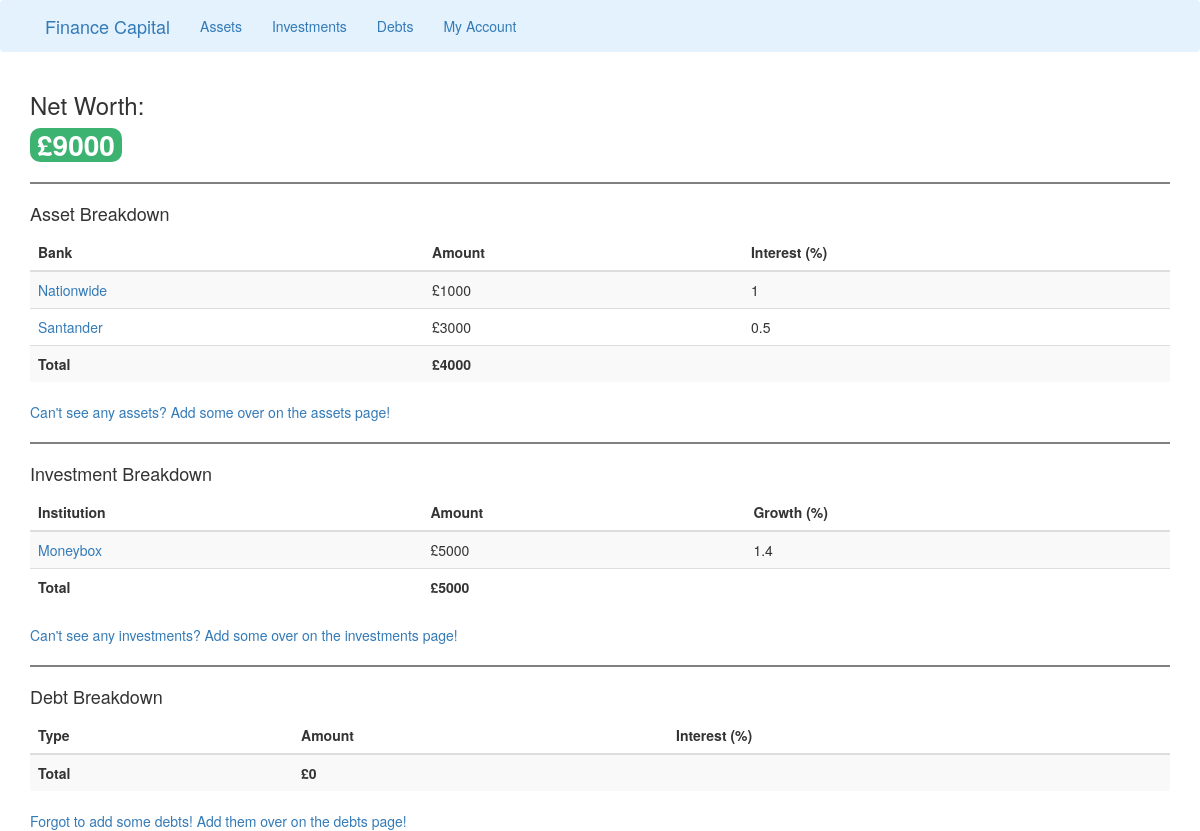
/account, run on an earlier commit of the app's database.
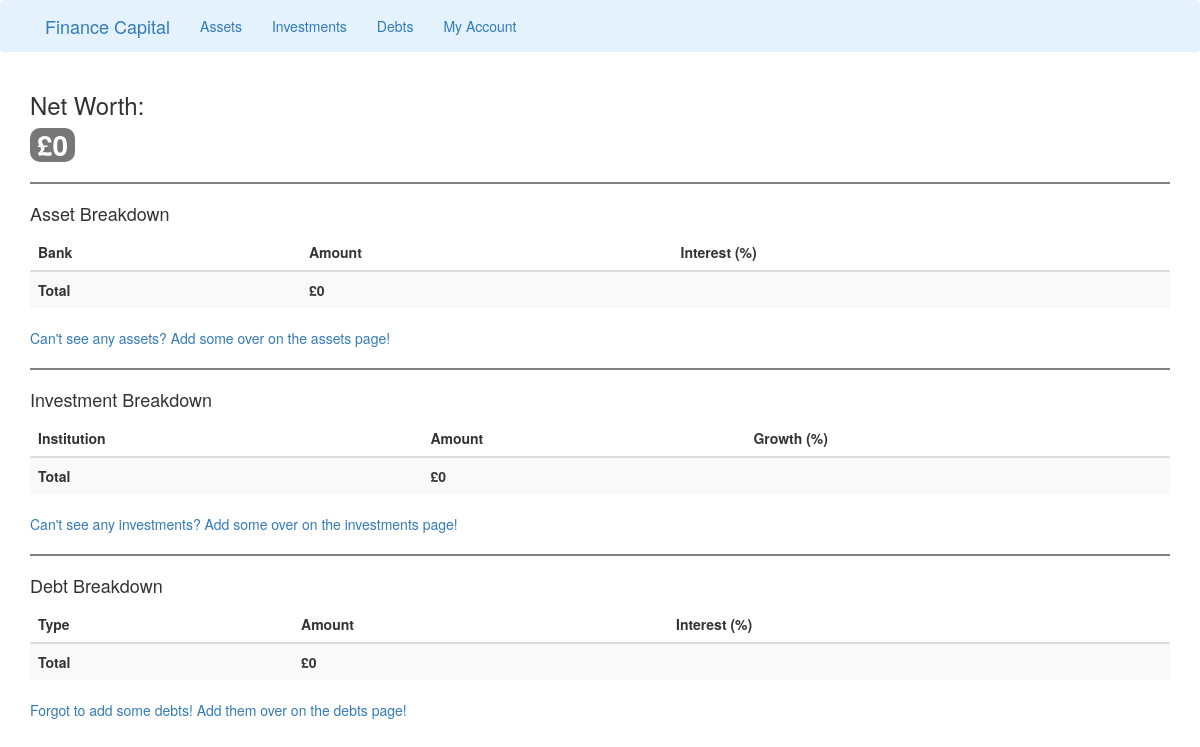
And on a later commit of the database.
### run.py (models this page shows, shortened)
class adding_assets(db.Model, UserMixin):
    id = db.Column(db.Integer, primary_key=True)
    bank = db.Column(db.String(30), unique=False, nullable=False)
    amount = db.Column(db.Integer, unique=False, nullable=False)
    interest = db.Column(db.Integer, unique=False, nullable=False)

class adding_investments(db.Model, UserMixin):
    id = db.Column(db.Integer, primary_key=True)
    institution = db.Column(db.String(30), unique=False, nullable=False)
    amount = db.Column(db.Integer, unique=False, nullable=False)
    growth = db.Column(db.Integer, unique=False, nullable=False)

### run.py (the view)
@app.route('/account', methods=['GET', 'POST'])
def account():
    form_1 = adding_assets.query.all()
    form_2 = adding_investments.query.all()
    form_3 = adding_debts.query.all()
    result_1 = [r.amount for r in db.session.query(adding_assets).all()]
    total_assets = sum(result_1)
    result_2 = [r.amount for r in db.session.query(adding_investments).all()]
    total_investments = sum(result_2)
    result_3 = [r.amount for r in db.session.query(adding_debts).all()]
    total_debts = sum(result_3)
    net_worth = total_assets + total_investments - total_debts
    return render_template('account.html', title='Account', form_1=form_1, form_2=form_2, form_3=form_3,
                            total_assets=total_assets, total_investments=total_investments,
                            total_debts=total_debts, net_worth=net_worth)

### templates/account.html (shortened to what this page needs)
{% extends 'base.html' %}
{% block content %}
<link rel="stylesheet" href='run.py'>
<div class="container">
    <h3>Net Worth:</h3>
    {% if net_worth > 0 %}
        <span class="badge badge-info even-larger-badge" style="background-color:MediumSeaGreen;">£{{ net_worth }}</span>
    {% elif net_worth < 0  %}
        <span class="badge badge-info even-larger-badge" style="background-color:Tomato;">£{{ net_worth }}</span>
    {% else %}
        <span class="badge badge-info even-larger-badge">£0</span>
    {% endif %}
    <hr style="height:2px;border-width:0;color:gray;background-color:gray">
    <h4>Asset Breakdown</h4>
        <table class="table table-striped">
            <thead>
            <tr>
                <th>Bank</th>
                <th>Amount</th>
                <th>Interest (%)</th>
            </tr>
            </thead>
            <tbody>
            {% for asset in form_1 %}
            {% if asset %}
            <tr>
                <td> <a href="{{ url_for('delete_asset', asset_id=asset.id) }}">{{ asset.bank }}</td>
                <td>£{{ asset.amount }}</td>
                <td>{{ asset.interest }}</td>
            </tr>
            {% else %}
            <tr><td></td></tr>
            {% endif %}
            {% endfor %}
            <tr>
                <th>Total</th>
                <th>£{{ total_assets }}</th>
                <th></th>
            </tr>
            </tbody>
        </table>
    <a href="{{ url_for('assets') }}">Can't see any assets? Add some over on the assets page!</a>
    <hr style="height:2px;border-width:0;color:gray;background-color:gray">
    <h4>Investment Breakdown</h4>
    <table class="table table-striped">
        <thead>
        <tr>
            <th>Institution</th>
            <th>Amount</th>
            <th>Growth (%)</th>
        </tr>
        </thead>
        <tbody>
        {% for investment in form_2 %}
        {% if investment %}
        <tr>
            <td> <a href="{{ url_for('delete_investment', investment_id=investment.id) }}">{{ investment.institution }}</td>
            <td>£{{ investment.amount }}</td>
            <td>{{ investment.growth }}</td>
        </tr>
        {% else %}
        <tr><td></td></tr>
        {% endif %}
        {% endfor %}
        <tr>
            <th>Total</th>
            <th>£{{ total_investments }}</th>
            <th></th>
        </tr>
        </tbody>
    </table>
    <a href="{{ url_for('investments') }}">Can't see any investments? Add some over on the investments page!</a>
    <hr style="height:2px;border-width:0;color:gray;background-color:gray">
    <h4>Debt Breakdown</h4>
        <table class="table table-striped">
            <thead>
            <tr>
                <th>Type</th>
                <th>Amount</th>
                <th>Interest (%)</th>
            </tr>
            </thead>
            <tbody>
                <tr>
                    <th>Total</th>
                    <th>£{{ total_debts }}</th>
                    <th></th>
                </tr>
            </tbody>
        </table>
    <a href="{{ url_for('debts') }}">Forgot to add some debts! Add them over on the debts page!</a>
</div>
{% endblock content %}

### templates/base.html (shortened to what this page needs)
<!DOCTYPE html>
<html lang="en">
<head>
  <link rel="stylesheet" href="https://maxcdn.bootstrapcdn.com/bootstrap/3.4.1/css/bootstrap.min.css">
</head>
<html>
<body>
    <nav>
    <div class="navbar navbar-light" style="background-color: #e3f2fd;">
        <div class='container'>
        <div class="container-fluid">
            <div class="navbar-header">
                <a class="navbar-brand" href="{{ url_for('home') }}">Finance Capital</a>
            </div>
            <ul class="nav navbar-nav">
                <li><a href="{{ url_for('assets') }}">Assets</a></li>
                <li><a href="{{ url_for('investments') }}">Investments</a></li>
                <li><a href="{{ url_for('debts') }}">Debts</a></li>
                <li><a href="{{ url_for('account') }}">My Account</a></li>
            </ul>
        </div>
        </div>
    </div>
    </nav>
    {% block content %}
    {% endblock %}
</body>
</html>

### templates/account.html (style rules this page uses)
.even-larger-badge { font-size: 2.0em; }

What changed in the data, as far as the page shows it:
removed adding_assets: bank "Nationwide", amount "1000", interest "1"
removed adding_assets: bank "Santander", amount "3000", interest "0.5"
removed adding_investments: institution "Moneybox", amount "5000", growth "1.4"
Also different on the page:
{{ total_assets }}: "4000" → "0"
{{ total_investments }}: "5000" → "0"
{{ net_worth }}: "9000" → (not shown)
text now shown: "£0"
